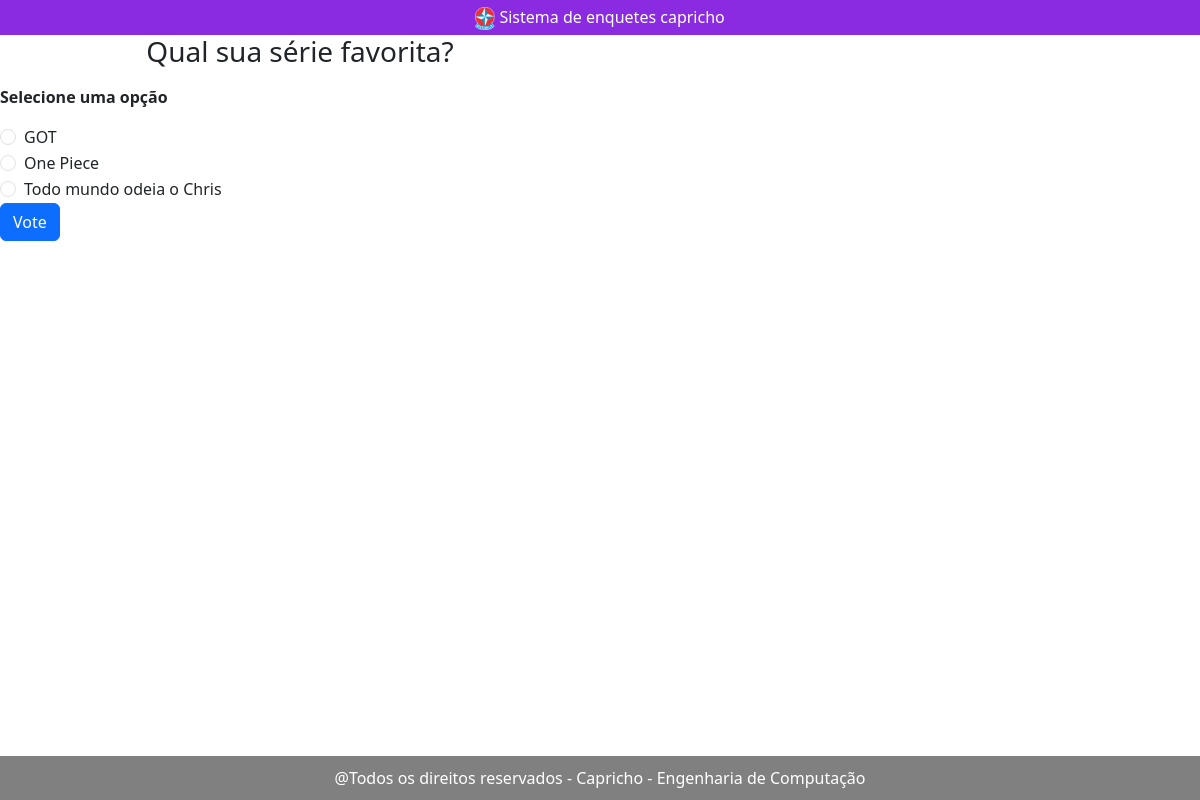
The app's page /3/votar with its own data.
### enquete/models.py (models this page shows, shortened)
class Questao(models.Model):
    descricao = models.CharField(max_length=200)
    objects = models.Manager()

class Alternativa(models.Model):
    questao = models.ForeignKey(Questao, on_delete=models.CASCADE)
    descricao = models.CharField(max_length=200)
    votos = models.IntegerField(default=0)
    objects = models.Manager()

### enquete/views.py (the view)
# urls.py: path('<int:id_questao>/votar', views.votar, name='votar'),
def votar(request, id_questao):
    questao = get_object_or_404(Questao, pk=id_questao)
    try:
        selected_option = questao.alternativa_set.get(pk=request.POST['option'])
    except KeyError:
        return render(request, 'enquete/voto.html', {
            'questao': questao,
            'error_message': "Selecione uma opção",
        })
    else:
        selected_option.votos += 1
        selected_option.save()
        return HttpResponseRedirect(reverse('enquete:resultados', args=(id_questao,)))

### enquete/templates/enquete/voto.html (shortened to what this page needs)
<!DOCTYPE html>
    {% load static %}
<html lang="pt-br">
    <head>
        <link rel="stylesheet" type="text/css" href="{% static 'enquete/style.css' %}" media="screen" />
        <link rel="stylesheet" href="https://cdn.jsdelivr.net/npm/bootstrap@5.3.0/dist/css/bootstrap.min.css">
    </head>
    <header>
        <img width="20px" src="{% static 'enquete/Logo_Estrela.png' %}">
        Sistema de enquetes capricho
    </header>
    <body>
        <div style="max-width: 600px;">
            <form action="{% url 'enquete:votar' questao.id %}" method="post">
                <fieldset>
                    <legend><h3 class="text-center">{{ questao.descricao }}</h3></legend>
                    {% if error_message %}<p><strong>{{ error_message }}</strong></p>{% endif %}
                    {% for opcao in questao.alternativa_set.all %}
                        <div class="form-check">
                            <input class="form-check-input" type="radio" name="option" id="option{{ forloop.counter }}" value="{{ opcao.id }}">
                            <label class="form-check-label" for="option{{ forloop.counter }}">{{ opcao.descricao }}</label>
                        </div>
                    {% endfor %}
                </fieldset>
                <input class="btn btn-primary" type="submit" value="Vote">
            </form>
       </div>
    </body>
    <footer>
        @Todos os direitos reservados - Capricho - Engenharia de Computação
    </footer>
</html>

### enquete/static/enquete/style.css (style rules this page uses)
header { text-align: center; background-color: blueviolet; color: white; width: 100%; padding: 5px; }
footer { background-color: grey; color: #fff; padding: 10px; text-align: center; margin-top: auto; }
body { display: flex; flex-direction: column; min-height: 100vh; }

### records on screen
Questao: descricao "Qual sua série favorita?"
Alternativa: descricao "GOT"
Alternativa: descricao "One Piece"
Alternativa: descricao "Todo mundo odeia o Chris"

### other values on screen
{{ error_message }} "Selecione uma opção"
